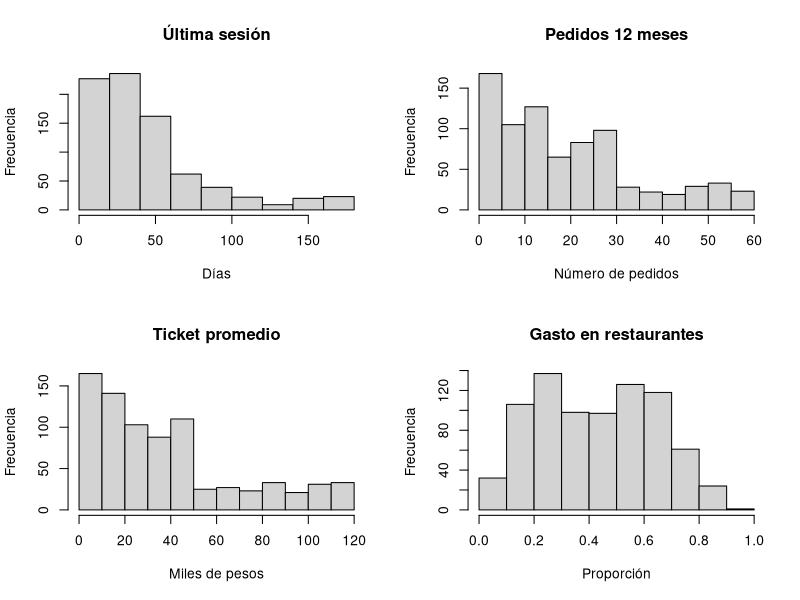

The R script that drew this image:

# Proyecto 2 
# Grupo 25

####### Cargar datos #######

datos_completos <- read.csv("grupo_5_clientes.csv")


dim(datos_completos)
head(datos_completos)
str(datos_completos)

### Muestra de 800 clientes ##

set.seed(25)

indices_muestra <- sample(
  1:nrow(datos_completos),
  size = 800,
  replace = FALSE
)

# Base definitiva para todo el análisis
datos <- datos_completos[indices_muestra, ]

# Comprobaciones COMENTAR DESPUES 
dim(datos)
nrow(datos)
ncol(datos)
length(unique(datos$id_cliente))

# Asegurarase de que no hay datos nulos (no me lo piden pero buena practica)
colSums(is.na(datos))
sum(is.na(datos))

####### Ceros estructurales #######

# clientes con ticket promedio igual a 0
sum(datos$ticket_promedio == 0)

# proporcion
mean(datos$ticket_promedio == 0)

# porcentaje
mean(datos$ticket_promedio == 0) * 100

# Verificar relación con estado_t1
table(
  Ticket_cero = datos$ticket_promedio == 0,
  Estado_T1 = datos$estado_t1
)

###### Truncamiento de dias ultima sesion ######

# valor máximo observado
max(datos$dias_ultima_sesion)

# cantidad de clientes con valor igual a 180
sum(datos$dias_ultima_sesion == 180)

# proporción
mean(datos$dias_ultima_sesion == 180)

# porcentaje
mean(datos$dias_ultima_sesion == 180) * 100

###### Estadisticos descriptivos ######

# cuatro variables continuas
variables_continuas <- datos[, c(
  "dias_ultima_sesion",
  "pedidos_12m",
  "ticket_promedio",
  "pct_restaurantes"
)]

# mínimo, cuartiles, mediana, media y máximo
summary(variables_continuas)

# Tabla de descriptivos
descriptivos <- data.frame(
  Media = sapply(variables_continuas, mean),
  Mediana = sapply(variables_continuas, median),
  Desv_Estandar = sapply(variables_continuas, sd),
  Minimo = sapply(variables_continuas, min),
  Maximo = sapply(variables_continuas, max)
)

# tabla de descriptivos redondeada a 2 decimales
# media, mediana, desviación estándar, mínimo y máximo 
round(descriptivos, 2)

###### Distribucion estados ######

# Frecuencias absolutas
table(datos$estado_t1)
table(datos$estado_t2)

# Porcentajes
round(prop.table(table(datos$estado_t1)) * 100, 2)
round(prop.table(table(datos$estado_t2)) * 100, 2)


###### Graficos descriptivos ######

par(mfrow = c(2, 2))

hist(datos$dias_ultima_sesion,
     main = "Última sesión",
     xlab = "Días",
     ylab = "Frecuencia")

hist(datos$pedidos_12m,
     main = "Pedidos 12 meses",
     xlab = "Número de pedidos",
     ylab = "Frecuencia")

hist(datos$ticket_promedio,
     main = "Ticket promedio",
     xlab = "Miles de pesos",
     ylab = "Frecuencia")

hist(datos$pct_restaurantes,
     main = "Gasto en restaurantes",
     xlab = "Proporción",
     ylab = "Frecuencia")

par(mfrow = c(1, 1))
